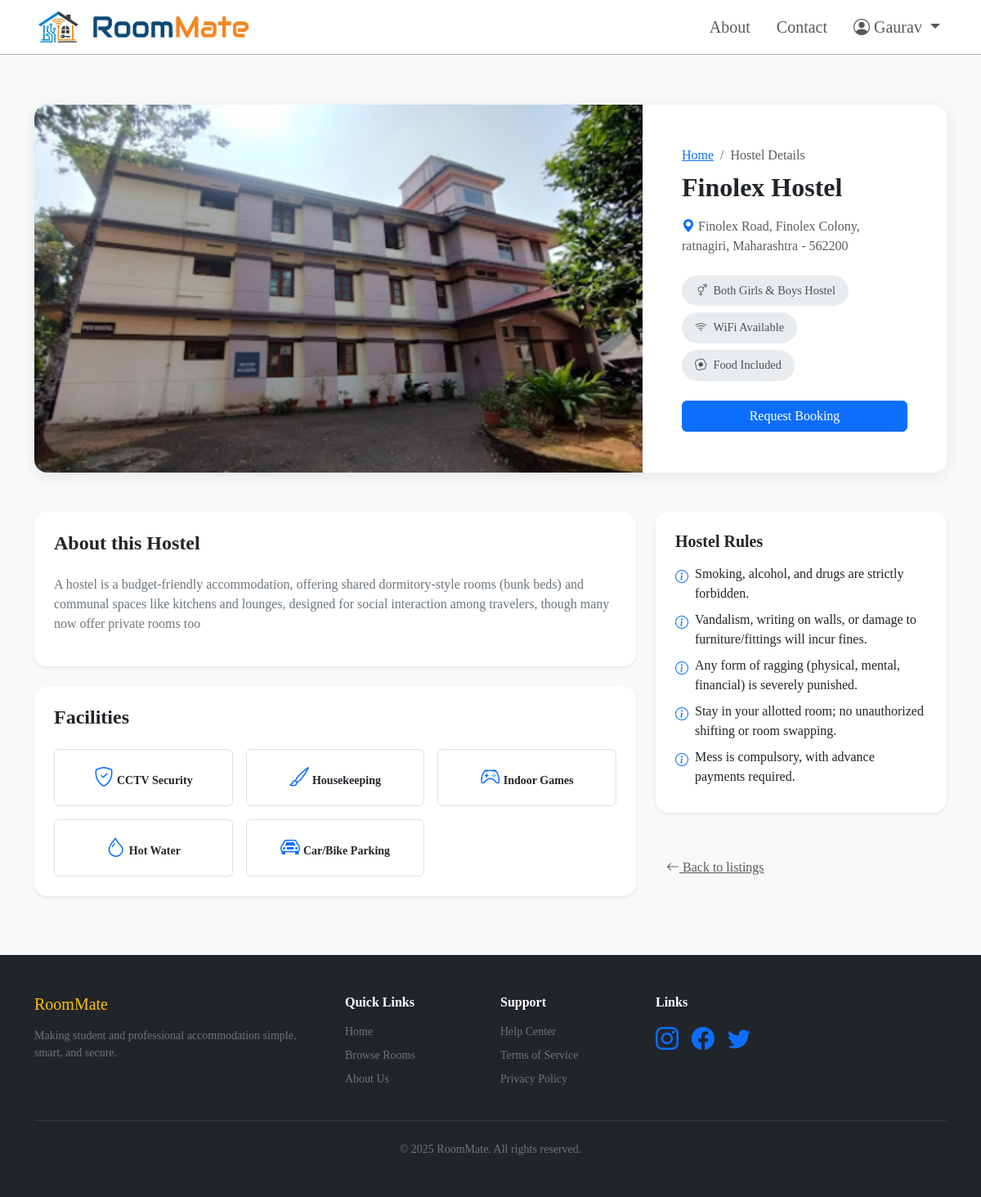
The app's page /hostel/1/ (signed in) with its own data.
### owner/models.py (models this page shows, shortened)
class Hostel(models.Model):
    owner = models.ForeignKey(User, on_delete=models.CASCADE, related_name='my_hostels',null=True,
    blank=True)
    GENDER_CHOICES = (
        ('Boys', 'Boys Hostel'),
        ('Girls', 'Girls Hostel'),
        ('Both Girls & Boys', 'Both Girls & Boys Hostel'),
    )
    name = models.CharField(max_length=200)
    street = models.CharField(max_length=255)
    area = models.CharField(max_length=255)
    village = models.CharField(max_length=255, blank=True, null=True)
    city = models.CharField(max_length=255)
    district = models.CharField(max_length=255)
    state = models.CharField(max_length=255)
    pincode = models.PositiveIntegerField()
    gender = models.CharField(max_length=20, choices=GENDER_CHOICES)
    wifi = models.BooleanField(default=False)
    food = models.BooleanField(default=False)
    laundry = models.BooleanField(default=False)
    gym = models.BooleanField(default=False)
    security = models.BooleanField(default=False)
    housekeeping = models.BooleanField(default=False)
    ro_water = models.BooleanField(default=False)
    games = models.BooleanField(default=False)
    hotwater = models.BooleanField(default=False)
    parking = models.BooleanField(default=False)
    wardrobe = models.BooleanField(default=False)
    studytable = models.BooleanField(default=False)
    description = models.TextField()
    title_image = models.ImageField(upload_to="media/hostel_images/title/", blank=True, null=True)
    is_active = models.BooleanField(default=True)
    is_verified = models.BooleanField(default=False)
    created_at = models.DateTimeField(auto_now_add=True)

class HostelRule(models.Model):
    hostel = models.ForeignKey(Hostel, on_delete=models.CASCADE, related_name="rules")
    rule = models.CharField(max_length=255)

### core/views.py (the view)
# urls.py: path("hostel/<int:id>/", views.hostel_detail, name="hostel_detail"),
def hostel_detail(request, id):
    hostel = get_object_or_404(Hostel, id=id)
    rules = hostel.rules.all()
    context = {
        "hostel": hostel,
        "rules": rules
    }
    return render(request, "core/hostel_detail.html", context)

### template/core/hostel_detail.html (shortened to what this page needs)
{% include "core/header.html" %}{% load static %}
<section class="py-4 py-md-5">
  <div class="container">
    <div class="hero-container mb-5">
      <div class="row g-0">
        <div class="col-lg-8 hero-image-wrapper">
          <img src="{{ hostel.title_image.url }}" alt="{{ hostel.name }}" />
        </div>
        <div
          class="col-lg-4 p-4 p-md-5 d-flex flex-column justify-content-center">
          <nav aria-label="breadcrumb">
            <ol class="breadcrumb mb-2">
              <li class="breadcrumb-item"><a href="/">Home</a></li>
              <li class="breadcrumb-item active">Hostel Details</li>
            </ol>
          </nav>
          <h2 class="fw-bold mb-3">{{ hostel.name }}</h2>
          <p class="text-muted mb-4">
            <i class="bi bi-geo-alt-fill text-primary"></i>
            {{ hostel.street }}, {{ hostel.area }}, {{ hostel.city }},
            {{hostel.state }} - {{ hostel.pincode }}
          </p>
          <div class="d-flex flex-wrap gap-2 mb-4">
            <span class="amenity-pill">
              <i class="bi bi-gender-ambiguous"></i>
              {{ hostel.get_gender_display }}
            </span>
            <span class="amenity-pill">
              <i class="bi bi-wifi"></i>
              {% if hostel.wifi %} WiFi Available {% else %} No WiFi {% endif %}
            </span>
            <span class="amenity-pill">
              <i class="bi bi-egg-fried"></i>
              {% if hostel.food %} Food Included {% else %} No Food {% endif %}
            </span>
          </div>
          {% if user.is_authenticated %}
          <button
            class="btn btn-primary"
            data-bs-toggle="modal"
            data-bs-target="#hostelBookingModal">
            Request Booking
          </button>
          {% else %}
          <a href="{% url 'user:user_login' %}" class="btn btn-primary">
            Request Booking
          </a>
          {% endif %}
        </div>
      </div>
    </div>
    <div class="row g-4">
      <div class="col-lg-8">
        <div class="card border-0 shadow-sm rounded-4 p-4 mb-4">
          <h4 class="fw-bold mb-4">About this Hostel</h4>
          <p class="text-secondary">{{ hostel.description }}</p>
        </div>
        <div class="card border-0 shadow-sm rounded-4 p-4 mb-4">
          <h4 class="fw-bold mb-4">Facilities</h4>
          <div class="row g-3">
            {% if hostel.security %}
            <div class="col-6 col-md-4">
              <div class="p-3 border rounded text-center">
                <i class="bi bi-shield-check text-primary fs-4 mb-2"></i>
                <span class="small fw-semibold"> CCTV Security</span>
              </div>
            </div>
            {% endif %} {% if hostel.housekeeping %}
            <div class="col-6 col-md-4">
              <div class="p-3 border rounded text-center">
                <i class="bi bi-brush text-primary fs-4 mb-2"></i>
                <span class="small fw-semibold"> Housekeeping</span>
              </div>
            </div>
            {% endif %} {% if hostel.games %}
            <div class="col-6 col-md-4">
              <div class="p-3 border rounded text-center">
                <i class="bi bi-controller text-primary fs-4 mb-2"></i>
                <span class="small fw-semibold"> Indoor Games</span>
              </div>
            </div>
            {% endif %}{% if hostel.hotwater %}
            <div class="col-6 col-md-4">
              <div class="p-3 border rounded text-center">
                <i class="bi bi-droplet text-primary fs-4 mb-2"></i>
                <span class="small fw-semibold"> Hot Water</span>
              </div>
            </div>
            {% endif %}{% if hostel.parking %}
            <div class="col-6 col-md-4">
              <div class="p-3 border rounded text-center">
                <i class="bi bi-car-front text-primary fs-4 mb-2"></i>
                <span class="small fw-semibold"> Car/Bike Parking</span>
              </div>
            </div>
            {% endif %}
          </div>
        </div>
      </div>
      <div class="col-lg-4">
        <div class="sticky-sidebar">
          <div class="card border-0 shadow-sm rounded-4 p-4 mb-4">
            <h5 class="fw-bold mb-3">Hostel Rules</h5>
            {% if rules %}
            <ul class="list-unstyled mb-0">
              {% for r in rules %}
              <li class="mb-2 d-flex align-items-start">
                <i class="bi bi-info-circle text-primary me-2 mt-1"></i>
                <span>{{ r.rule }}</span>
              </li>
              {% endfor %}
            </ul>
            {% else %}
            <p class="text-muted">No rules added.</p>
            {% endif %}
          </div>
          <a
            href="javascript:history.back()"
            class="btn btn-link mt-4 text-muted">
            <i class="bi bi-arrow-left"></i> Back to listings
          </a>
        </div>
      </div>
    </div>
  </div>
</section>
{% include "core/footer.html" %}

### template/core/header.html (shortened to what this page needs)
{% load static %}
<!DOCTYPE html>
<html lang="en">
  <head>
    <link
      href="https://cdn.jsdelivr.net/npm/bootstrap@5.3.3/dist/css/bootstrap.min.css"
      rel="stylesheet"
 />
    <link
      rel="stylesheet"
      href="https://cdn.jsdelivr.net/npm/bootstrap-icons@1.11.2/font/bootstrap-icons.min.css" />
  </head>
  <body
    style="font-family: cursive; background-color: #f8f9fa; padding-top: 80px">
    <nav
      class="navbar fixed-top navbar-expand-lg"
      style="
        background-color: white;
        border-bottom: 1px solid rgb(176, 170, 170);
      ">
      <div class="container">
        <a
          class="navbar-brand font-monospace d-flex align-items-center"
          href="{% url 'core:home' %}">
          <img
            src="{% static 'media/logo/Smart Logo 123.png' %}"
            width="60px"
            height="40px"
            alt="Logo Icon" />
          <img
            src="{% static 'media/logo/roommate logo.png' %}"
            width="200px"
            height="30px"
            class="ms-2"
            alt="RoomMate Text" />
        </a>
        <div
          class="collapse navbar-collapse text-capitalize"
          id="navbarSupportedContent">
          <ul class="navbar-nav ms-auto mb-2 mb-lg-0" style="font-size: 20px">
            <li class="nav-item me-3">
              <a class="nav-link" href="{% url 'core:about' %}">About</a>
            </li>
            <li class="nav-item me-3">
              <a class="nav-link" href="{% url 'core:contact' %}">Contact</a>
            </li>
            <li class="nav-item dropdown">
              {% if user.is_authenticated %}
              <a class="nav-link dropdown-toggle" href="#" role="button" data-bs-toggle="dropdown" aria-expanded="false">
                <i class="bi bi-person-circle" style="font-size: 20px"></i>
                {% if user.is_authenticated %}
                {{ user.first_name|default:user.username }}
                {% else %}
                Account
                {% endif %}
              </a>
              {% endif %}
            </li>
          </ul>
        </div>
      </div>
    </nav>
  </body>
</html>

### template/core/hostel_detail.html (style rules this page uses)
:root { --pg-primary: #0d6efd; --pg-bg: #f8f9fa; }
body { background-color: var(--pg-bg); }
.hero-container { border-radius: 16px; overflow: hidden; background: #fff; box-shadow: 0 4px 20px rgba(0, 0, 0, 0.08); }
.hero-image-wrapper { height: 450px; position: relative; }
.hero-image-wrapper img { width: 100%; height: 100%; object-fit: cover; }
@media (min-width: 992px) { .sticky-sidebar { position: sticky; top: 20px; } }
.amenity-pill { background: #e9ecef; color: #495057; padding: 8px 16px; border-radius: 50px; font-size: 0.9rem; display: inline-flex; align-items: center; gap: 8px; }

### records on screen
Hostel: title_image (picture), name "Finolex Hostel", street "Finolex Road", area "Finolex Colony", city "ratnagiri", state "Maharashtra", pincode "562200", gender "Both Girls & Boys Hostel", description "A hostel is a budget-friendly accommodation, offering shared dormitory-style rooms (bunk beds) and communal spaces like kitchens and lounges, designed for social interaction among travelers, though many now offer private rooms too"
HostelRule: rule "Smoking, alcohol, and drugs are strictly forbidden."
HostelRule: rule "Vandalism, writing on walls, or damage to furniture/fittings will incur fines."
HostelRule: rule "Any form of ragging (physical, mental, financial) is severely punished."
HostelRule: rule "Stay in your allotted room; no unauthorized shifting or room swapping."
HostelRule: rule "Mess is compulsory, with advance payments required."

### other values on screen
{{ user.first_name|default:user.username }} "Gaurav"
